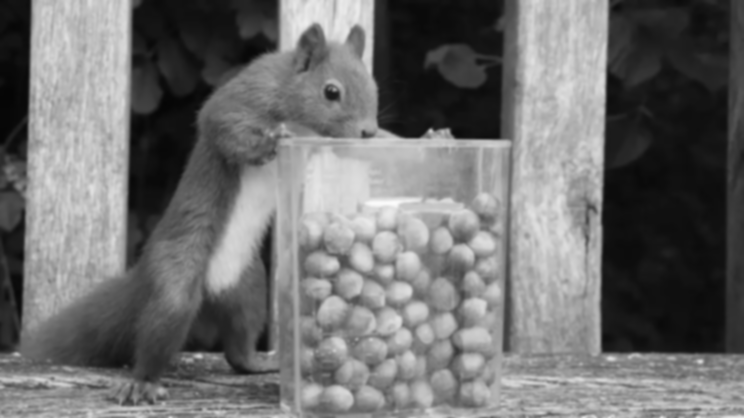
#> input picture Obrazy/zestaw 4/zad16/jesien_filtered.png, 744 x 418 px
$ python zad16.py
#> lines starting #> are read from the running program, lines starting #| are printed output that depends on the picture
import numpy as np
from scipy.ndimage import convolve
from skimage import io

obraz = io.imread('./jesien_filtered.png').astype(np.float32)
#> obraz: shape (418, 744) float32; min 5, max 251, mean 111.2

h = np.array([[1, 4, 6, 4, 1],
              [4, 16, 24, 16, 4],
              [6, 24, 36, 24, 6],
              [4, 16, 24, 16, 4],
              [1, 4, 6, 4, 1]]) / 256.0

def van_citteret_deconv(obraz, dwumian, ile):
#> called with dwumian = array of shape (5, 5), ile = 2
    nowy = obraz.copy()
    for _ in range(ile):
        blur = convolve(nowy, dwumian)
        nowy = nowy + (obraz - blur)

    return nowy

obraz_deconv = van_citteret_deconv(obraz, h, 2)
obraz2_deconv = van_citteret_deconv(obraz, h, 5)
obraz3_deconv = van_citteret_deconv(obraz, h, 15)

normalized_obraz_deconv = (255 * (obraz_deconv - np.min(obraz_deconv)) / np.ptp(obraz_deconv)).astype(np.uint8)
normalized_obraz2_deconv = (255 * (obraz2_deconv - np.min(obraz2_deconv)) / np.ptp(obraz2_deconv)).astype(np.uint8)
normalized_obraz3_deconv = (255 * (obraz3_deconv - np.min(obraz3_deconv)) / np.ptp(obraz3_deconv)).astype(np.uint8)

io.imsave('jesien_deconv.png', normalized_obraz_deconv)
io.imsave('jesien2_deconv.png', normalized_obraz2_deconv)
io.imsave('jesien3_deconv.png', normalized_obraz3_deconv)


#roznice
roznica1 = np.abs(obraz2_deconv - obraz_deconv)
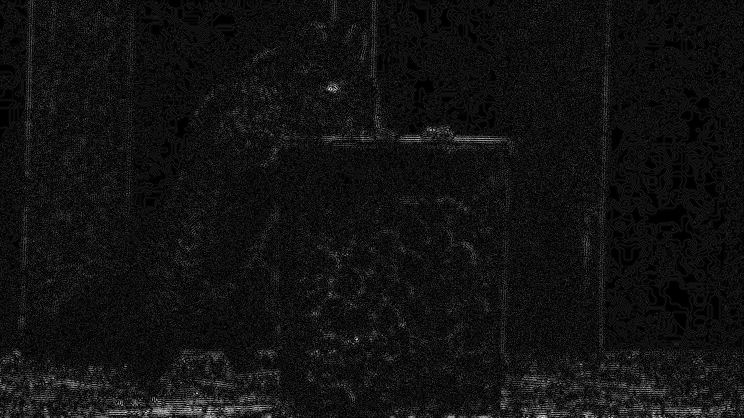
#> roznica1: shape (418, 744) float32; min 0, max 11.64, mean 0.806; drawn with min black and max white
roznica2 = np.abs(obraz3_deconv - obraz2_deconv)
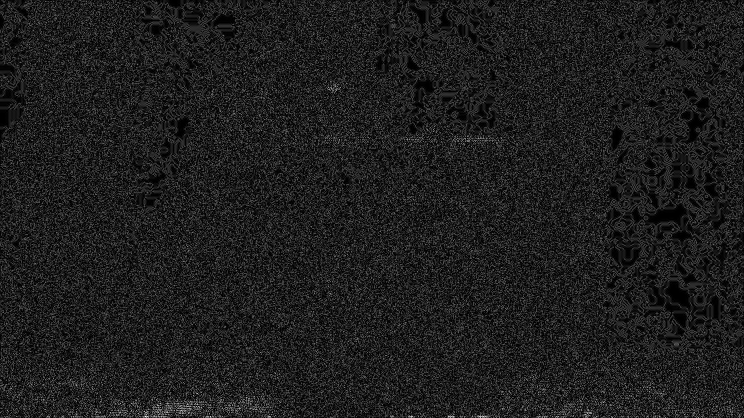
#> roznica2: shape (418, 744) float32; min 9.54e-07, max 15.18, mean 1.81; drawn with min black and max white

roznica1_uint8 = (255 * (roznica1 - np.min(roznica1)) / np.ptp(roznica1)).astype(np.uint8)
roznica2_uint8 = (255 * (roznica2 - np.min(roznica2)) / np.ptp(roznica2)).astype(np.uint8)

io.imsave('jesien_roznica1.png', roznica1_uint8)
io.imsave('jesien_roznica2.png', roznica2_uint8)
